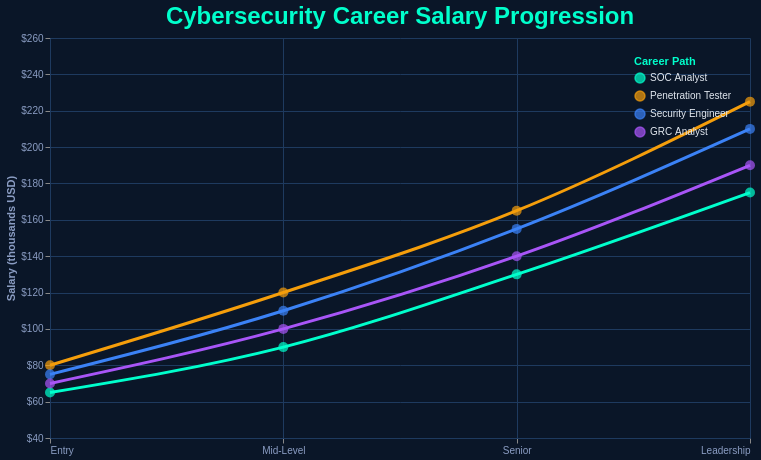

Specify this chart in Vega-Lite:
### Vega-Lite specification from a JSON file in a GitHub repository (floating-point values rounded to 4 significant figures)
{"$schema": "https://vega.github.io/schema/vega-lite/v5.json", "title": {"text": "Cybersecurity Career Salary Progression", "color": "#00ffcc", "fontSize": 24, "font": "Arial", "fontWeight": "bold"}, "width": 700, "height": 400, "background": "#0a1628", "config": {"axis": {"labelColor": "#8b9dc3", "titleColor": "#8b9dc3", "gridColor": "#1e3a5f", "domainColor": "#1e3a5f"}, "legend": {"labelColor": "#e2e8f0", "titleColor": "#00ffcc"}, "view": {"stroke": "transparent"}}, "data": {"values": [{"career": "SOC Analyst", "stage": "Entry", "salary": 65, "order": 1}, {"career": "SOC Analyst", "stage": "Mid-Level", "salary": 90, "order": 2}, {"career": "SOC Analyst", "stage": "Senior", "salary": 130, "order": 3}, {"career": "SOC Analyst", "stage": "Leadership", "salary": 175, "order": 4}, {"career": "Penetration Tester", "stage": "Entry", "salary": 80, "order": 1}, {"career": "Penetration Tester", "stage": "Mid-Level", "salary": 120, "order": 2}, {"career": "Penetration Tester", "stage": "Senior", "salary": 165, "order": 3}, {"career": "Penetration Tester", "stage": "Leadership", "salary": 225, "order": 4}, {"career": "Security Engineer", "stage": "Entry", "salary": 75, "order": 1}, {"career": "Security Engineer", "stage": "Mid-Level", "salary": 110, "order": 2}, {"career": "Security Engineer", "stage": "Senior", "salary": 155, "order": 3}, {"career": "Security Engineer", "stage": "Leadership", "salary": 210, "order": 4}, {"career": "GRC Analyst", "stage": "Entry", "salary": 70, "order": 1}, {"career": "GRC Analyst", "stage": "Mid-Level", "salary": 100, "order": 2}, {"career": "GRC Analyst", "stage": "Senior", "salary": 140, "order": 3}, {"career": "GRC Analyst", "stage": "Leadership", "salary": 190, "order": 4}]}, "layer": [{"mark": {"type": "line", "strokeWidth": 3, "interpolate": "monotone"}, "encoding": {"x": {"field": "order", "type": "quantitative", "axis": {"labelExpr": "datum.value == 1 ? 'Entry' : datum.value == 2 ? 'Mid-Level' : datum.value == 3 ? 'Senior' : 'Leadership'", "title": null, "tickCount": 4}}, "y": {"field": "salary", "type": "quantitative", "axis": {"title": "Salary (thousands USD)", "format": "$~s"}, "scale": {"domain": [50, 250]}}, "color": {"field": "career", "type": "nominal", "scale": {"domain": ["SOC Analyst", "Penetration Tester", "Security Engineer", "GRC Analyst"], "range": ["#00ffcc", "#f59e0b", "#3b82f6", "#a855f7"]}, "legend": {"title": "Career Path", "orient": "top-right"}}}}, {"mark": {"type": "point", "filled": true, "size": 100}, "encoding": {"x": {"field": "order", "type": "quantitative"}, "y": {"field": "salary", "type": "quantitative"}, "color": {"field": "career", "type": "nominal"}}}]}
